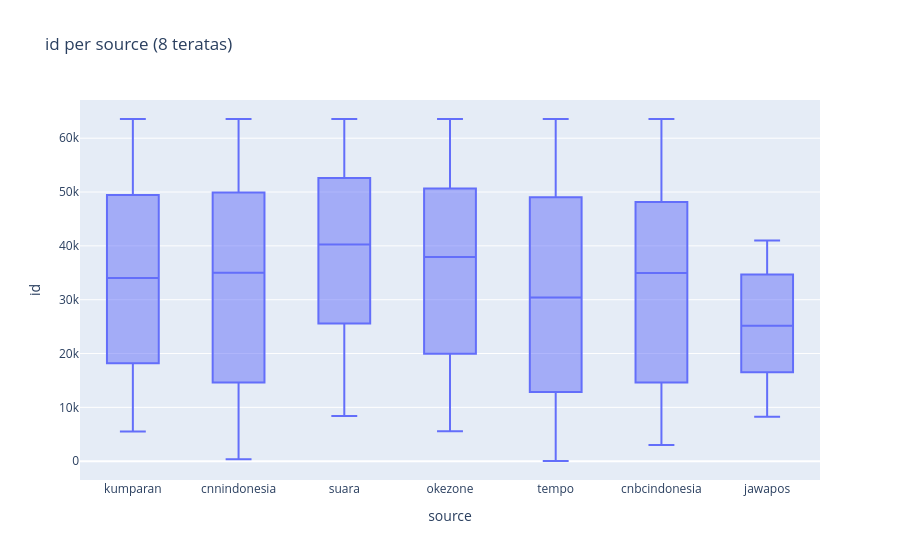

This figure's notebook cell:
### Code cell
top8 = t["kategori"].head(8).to_list()
b = (lf.filter(pl.col(C1).is_in(top8)).select(C1, N1).drop_nulls().collect())
b = b.sample(min(100_000, b.height), seed=42)
save(px.box(b, x=C1, y=N1, title=f"{N1} per {C1} (8 teratas)"), "05_box_kategori")

### Figure 1 — Plotly figure (JSON) as saved in the notebook; plotly's stock layout.template omitted (floating-point values rounded to 4 significant figures; data arrays with more than 128 entries replaced by an {"elided": "..."} marker saying what was removed)
{"data": [{"alignmentgroup": "True", "hovertemplate": "source=%{x}<br>id=%{y}<extra></extra>", "legendgroup": "", "marker": {"color": "#636efa"}, "name": "", "notched": false, "offsetgroup": "", "orientation": "v", "showlegend": false, "type": "box", "x": {"elided": "32735 str values"}, "x0": " ", "xaxis": "x", "y": {"elided": "32735 float values"}, "y0": " ", "yaxis": "y"}], "layout": {"boxmode": "group", "legend": {"tracegroupgap": 0}, "title": {"text": "id per source (8 teratas)"}, "xaxis": {"anchor": "y", "domain": [0, 1], "title": {"text": "source"}}, "yaxis": {"anchor": "x", "domain": [0, 1], "title": {"text": "id"}}}}
